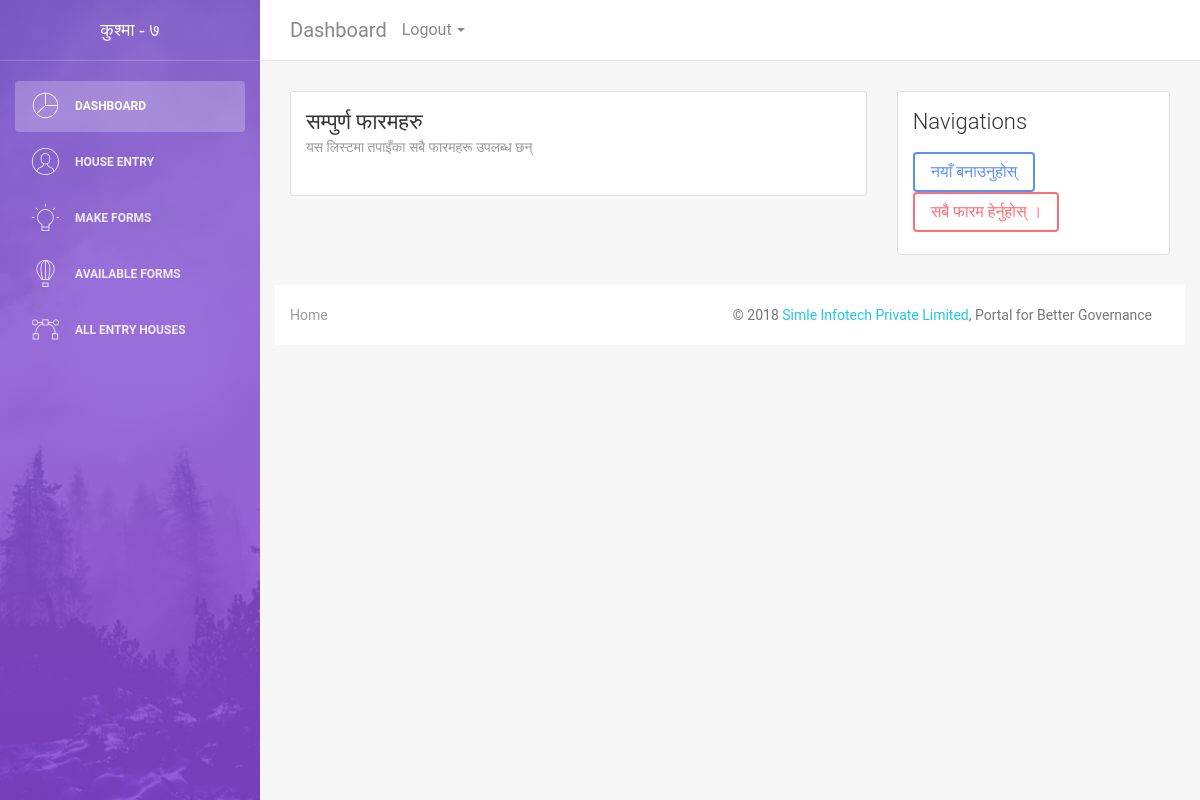
The app's page /forms/design/, older data.
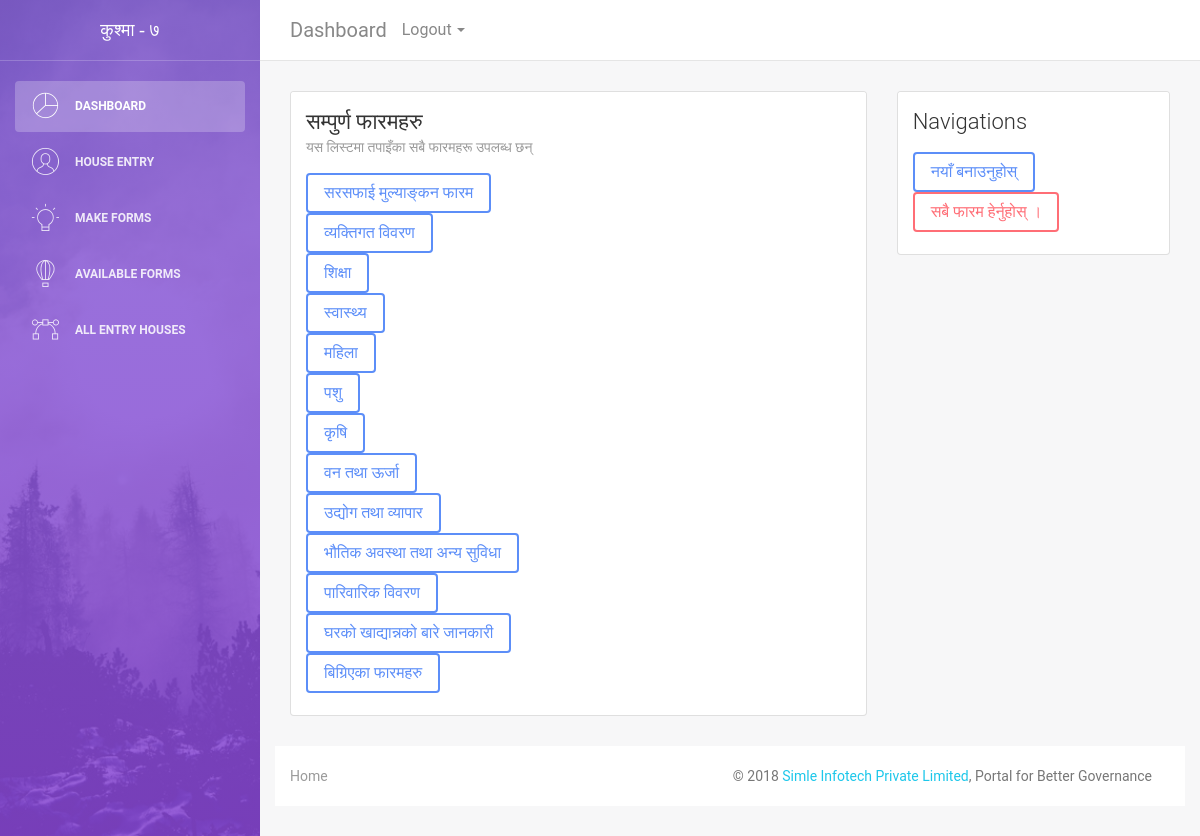
The same page, newer data.
### formentry/submodals/formGenerator.py (models this page shows)
class formValue(models.Model):
    formName = models.TextField('Form Name (फारमको नाम)')
    markers = models.IntegerField('Total Markers (प्राप्ताङ्कको जम्मा सङ्ख्या)', default=1)
    formTypeChoices = (
    (1,'House'), (2,'Family'), (3, 'Individual')
    )
    formType = models.IntegerField('Form Target Group',choices=formTypeChoices, default=3)
    jsonText = models.TextField('Json Text')
    def __str__(self):
        return self.formName;

### formentry/formviews.py (the view)
def index(request):
    myforms = formValue.objects.all()
    newLink = '/forms/design/'+'0/main/'
    formtitle = 'सम्पुर्ण फारमहरु'
    formdescription = 'यस लिस्टमा तपाइँका सबै फारमहरू उपलब्ध छन्'
    return render(request,'base_forms/list.html',{
        'new': newLink, 'list':myforms, 'form_type':'form',
        'formtitle':formtitle, 'formdescription':formdescription,
    })

### formentry/templates/base_forms/list.html (shortened to what this page needs)
{% extends 'entry_forms/user_forms.html' %}
{% block form-title %}
  <h4 class="card-title">{{formtitle}}</h4>
  <p class="card-category">{{formdescription}}</p>
{% endblock %}
{% block form-body %}
<div id="A">
  {% for member in list %}
  <div id="{{member.id}}">{% if form_type %}
    <a href="{% url 'formentry:submit_formindex' id=member.id %}" class="btn btn-primary">{{member}}</a>
    {% endif %}
  </div>
  {% endfor %}
</div>
{% endblock %}
{% block form-nav %}
{% if new %}
<a class="btn btn-primary" href="{{new}}">नयाँ बनाउनुहोस्</a>
{% endif %}
<a class="btn btn-danger" href="/forms/design/">सबै फारम हेर्नुहोस् । </a>
{% endblock %}

Row changes from the older to the newer data that the page shows:
added formValue: formName "सरसफाई मुल्याङ्कन फारम"
added formValue: formName "व्यक्तिगत विवरण"
added formValue: formName "शिक्षा"
added formValue: formName "स्वास्थ्य"
added formValue: formName "महिला"
added formValue: formName "पशु"
added formValue: formName "कृषि"
added formValue: formName "वन तथा ऊर्जा"
added formValue: formName "उद्योग तथा व्यापार"
added formValue: formName "भौतिक अवस्था तथा अन्य सुविधा"
added formValue: formName "पारिवारिक विवरण"
added formValue: formName "घरको खाद्यान्नको बारे जानकारी"
added formValue: formName "बिग्रिएका फारमहरु"
